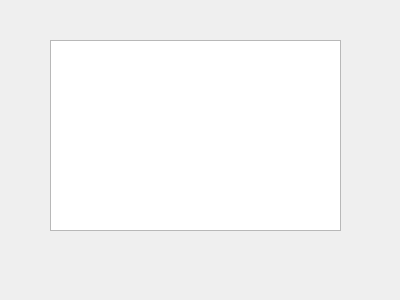
<?xml version="1.0" encoding="UTF-8"?>
<ui version="4.0">
 <class>Dialog</class>
 <widget class="QDialog" name="Dialog">
  <property name="geometry">
   <rect>
    <x>0</x>
    <y>0</y>
    <width>400</width>
    <height>300</height>
   </rect>
  </property>
  <property name="windowTitle">
   <string>Dialog</string>
  </property>
  <widget class="QTextEdit" name="textEdit">
   <property name="geometry">
    <rect>
     <x>50</x>
     <y>40</y>
     <width>291</width>
     <height>191</height>
    </rect>
   </property>
  </widget>
 </widget>
 <layoutdefault spacing="6" margin="11"/>
 <resources/>
 <connections/>
</ui>
